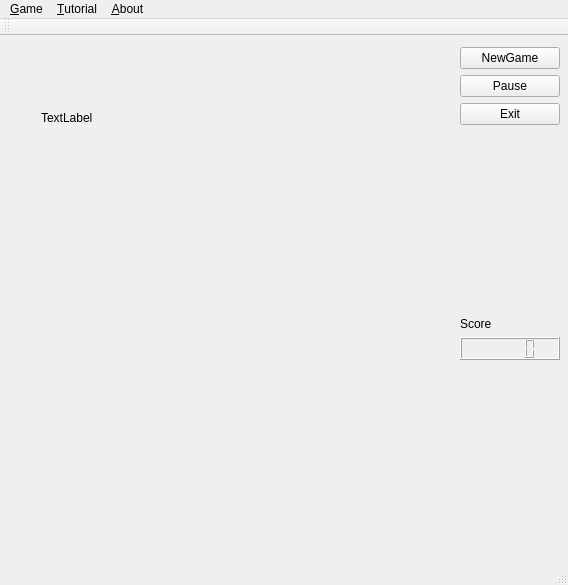
<?xml version="1.0" encoding="UTF-8"?>
<ui version="4.0">
 <class>MainWindow</class>
 <widget class="QMainWindow" name="MainWindow">
  <property name="geometry">
   <rect>
    <x>0</x>
    <y>0</y>
    <width>568</width>
    <height>585</height>
   </rect>
  </property>
  <property name="sizePolicy">
   <sizepolicy hsizetype="Minimum" vsizetype="Minimum">
    <horstretch>0</horstretch>
    <verstretch>0</verstretch>
   </sizepolicy>
  </property>
  <property name="windowTitle">
   <string>MainWindow</string>
  </property>
  <widget class="QWidget" name="centralWidget">
   <widget class="QWidget" name="horizontalLayoutWidget">
    <property name="geometry">
     <rect>
      <x>0</x>
      <y>0</y>
      <width>571</width>
      <height>521</height>
     </rect>
    </property>
    <layout class="QHBoxLayout" name="horizontalLayout">
     <item>
      <layout class="QVBoxLayout" name="verticalLayout_4">
       <item>
        <layout class="QHBoxLayout" name="horizontalLayout_3">
         <item>
          <widget class="NextFigure" name="nextFigure" native="true">
           <property name="sizePolicy">
            <sizepolicy hsizetype="Expanding" vsizetype="Preferred">
             <horstretch>0</horstretch>
             <verstretch>0</verstretch>
            </sizepolicy>
           </property>
           <widget class="QLabel" name="label">
            <property name="geometry">
             <rect>
              <x>30</x>
              <y>50</y>
              <width>71</width>
              <height>41</height>
             </rect>
            </property>
            <property name="text">
             <string>TextLabel</string>
            </property>
           </widget>
          </widget>
         </item>
        </layout>
       </item>
       <item>
        <layout class="QHBoxLayout" name="horizontalLayout_2"/>
       </item>
      </layout>
     </item>
     <item>
      <layout class="QVBoxLayout" name="verticalLayout_3">
       <property name="sizeConstraint">
        <enum>QLayout::SetNoConstraint</enum>
       </property>
       <item>
        <widget class="Glass" name="widget" native="true">
         <property name="sizePolicy">
          <sizepolicy hsizetype="Expanding" vsizetype="Expanding">
           <horstretch>0</horstretch>
           <verstretch>0</verstretch>
          </sizepolicy>
         </property>
         <property name="focusPolicy">
          <enum>Qt::StrongFocus</enum>
         </property>
         <property name="rows" stdset="0">
          <UInt>20</UInt>
         </property>
         <property name="columns" stdset="0">
          <UInt>10</UInt>
         </property>
         <widget class="QWidget" name="verticalLayoutWidget">
          <property name="geometry">
           <rect>
            <x>-1</x>
            <y>0</y>
            <width>191</width>
            <height>541</height>
           </rect>
          </property>
          <layout class="QVBoxLayout" name="verticalLayout_2"/>
         </widget>
        </widget>
       </item>
      </layout>
     </item>
     <item>
      <layout class="QVBoxLayout" name="verticalLayout">
       <item>
        <widget class="QPushButton" name="buttonNewGame">
         <property name="minimumSize">
          <size>
           <width>100</width>
           <height>0</height>
          </size>
         </property>
         <property name="maximumSize">
          <size>
           <width>300</width>
           <height>300</height>
          </size>
         </property>
         <property name="text">
          <string>NewGame</string>
         </property>
        </widget>
       </item>
       <item>
        <widget class="QPushButton" name="buttonPause">
         <property name="cursor">
          <cursorShape>ArrowCursor</cursorShape>
         </property>
         <property name="text">
          <string>Pause</string>
         </property>
        </widget>
       </item>
       <item>
        <widget class="QPushButton" name="buttonExit">
         <property name="maximumSize">
          <size>
           <width>100</width>
           <height>16777215</height>
          </size>
         </property>
         <property name="text">
          <string>Exit</string>
         </property>
        </widget>
       </item>
       <item>
        <spacer name="verticalSpacer_2">
         <property name="orientation">
          <enum>Qt::Vertical</enum>
         </property>
         <property name="sizeHint" stdset="0">
          <size>
           <width>20</width>
           <height>40</height>
          </size>
         </property>
        </spacer>
       </item>
       <item>
        <widget class="QLabel" name="label_2">
         <property name="text">
          <string>Score</string>
         </property>
        </widget>
       </item>
       <item>
        <widget class="QLCDNumber" name="scoreLCD">
         <property name="minimumSize">
          <size>
           <width>100</width>
           <height>0</height>
          </size>
         </property>
         <property name="maximumSize">
          <size>
           <width>100</width>
           <height>16777215</height>
          </size>
         </property>
        </widget>
       </item>
       <item>
        <spacer name="verticalSpacer_3">
         <property name="orientation">
          <enum>Qt::Vertical</enum>
         </property>
         <property name="sizeHint" stdset="0">
          <size>
           <width>20</width>
           <height>40</height>
          </size>
         </property>
        </spacer>
       </item>
      </layout>
     </item>
    </layout>
   </widget>
  </widget>
  <widget class="QMenuBar" name="menuBar">
   <property name="geometry">
    <rect>
     <x>0</x>
     <y>0</y>
     <width>568</width>
     <height>20</height>
    </rect>
   </property>
   <widget class="QMenu" name="menu_Game">
    <property name="title">
     <string>&amp;Game</string>
    </property>
    <addaction name="action_Exit"/>
   </widget>
   <widget class="QMenu" name="menu_Tutorial">
    <property name="title">
     <string>&amp;Tutorial</string>
    </property>
   </widget>
   <widget class="QMenu" name="menu_About">
    <property name="title">
     <string>&amp;About</string>
    </property>
   </widget>
   <addaction name="menu_Game"/>
   <addaction name="menu_Tutorial"/>
   <addaction name="menu_About"/>
  </widget>
  <widget class="QToolBar" name="mainToolBar">
   <attribute name="toolBarArea">
    <enum>TopToolBarArea</enum>
   </attribute>
   <attribute name="toolBarBreak">
    <bool>false</bool>
   </attribute>
  </widget>
  <widget class="QStatusBar" name="statusBar"/>
  <action name="action_Exit">
   <property name="text">
    <string>&amp;Exit</string>
   </property>
  </action>
 </widget>
 <layoutdefault spacing="6" margin="11"/>
 <customwidgets>
  <customwidget>
   <class>Glass</class>
   <extends>QWidget</extends>
   <header>glass.h</header>
   <container>1</container>
  </customwidget>
  <customwidget>
   <class>NextFigure</class>
   <extends>QWidget</extends>
   <header>nextfigure.h</header>
   <container>1</container>
  </customwidget>
 </customwidgets>
 <resources/>
 <connections>
  <connection>
   <sender>buttonExit</sender>
   <signal>clicked()</signal>
   <receiver>MainWindow</receiver>
   <slot>close()</slot>
   <hints>
    <hint type="sourcelabel">
     <x>385</x>
     <y>76</y>
    </hint>
    <hint type="destinationlabel">
     <x>231</x>
     <y>177</y>
    </hint>
   </hints>
  </connection>
  <connection>
   <sender>action_Exit</sender>
   <signal>triggered()</signal>
   <receiver>MainWindow</receiver>
   <slot>close()</slot>
   <hints>
    <hint type="sourcelabel">
     <x>-1</x>
     <y>-1</y>
    </hint>
    <hint type="destinationlabel">
     <x>231</x>
     <y>177</y>
    </hint>
   </hints>
  </connection>
 </connections>
</ui>
